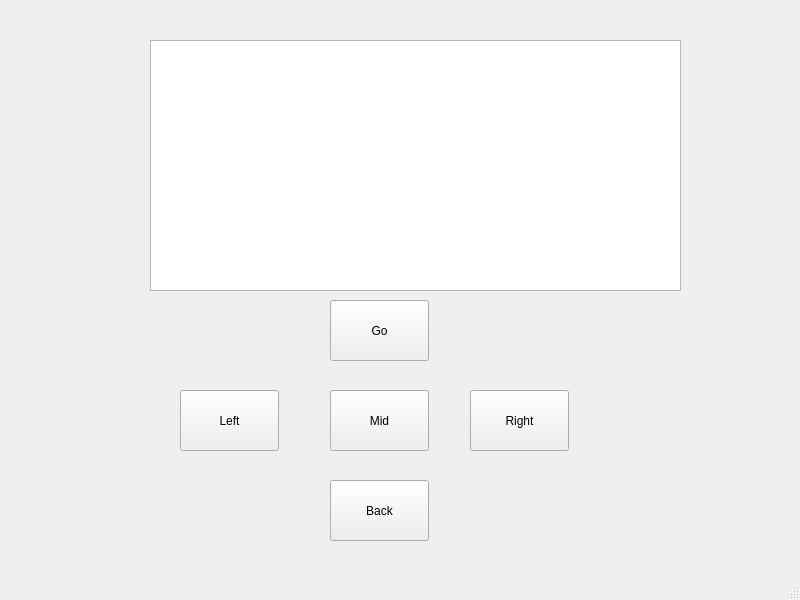
<?xml version="1.0" encoding="UTF-8"?>
<ui version="4.0">
 <class>MainWindow</class>
 <widget class="QMainWindow" name="MainWindow">
  <property name="geometry">
   <rect>
    <x>0</x>
    <y>0</y>
    <width>800</width>
    <height>600</height>
   </rect>
  </property>
  <property name="windowTitle">
   <string>MainWindow</string>
  </property>
  <widget class="QWidget" name="centralwidget">
   <widget class="QPlainTextEdit" name="plainTextEdit">
    <property name="geometry">
     <rect>
      <x>150</x>
      <y>40</y>
      <width>531</width>
      <height>251</height>
     </rect>
    </property>
   </widget>
   <widget class="QPushButton" name="pushButton">
    <property name="geometry">
     <rect>
      <x>330</x>
      <y>300</y>
      <width>99</width>
      <height>61</height>
     </rect>
    </property>
    <property name="text">
     <string>Go</string>
    </property>
   </widget>
   <widget class="QPushButton" name="pushButton_2">
    <property name="geometry">
     <rect>
      <x>330</x>
      <y>390</y>
      <width>99</width>
      <height>61</height>
     </rect>
    </property>
    <property name="text">
     <string>Mid</string>
    </property>
   </widget>
   <widget class="QPushButton" name="pushButton_3">
    <property name="geometry">
     <rect>
      <x>330</x>
      <y>480</y>
      <width>99</width>
      <height>61</height>
     </rect>
    </property>
    <property name="text">
     <string>Back</string>
    </property>
   </widget>
   <widget class="QPushButton" name="pushButton_4">
    <property name="geometry">
     <rect>
      <x>180</x>
      <y>390</y>
      <width>99</width>
      <height>61</height>
     </rect>
    </property>
    <property name="text">
     <string>Left</string>
    </property>
   </widget>
   <widget class="QPushButton" name="pushButton_5">
    <property name="geometry">
     <rect>
      <x>470</x>
      <y>390</y>
      <width>99</width>
      <height>61</height>
     </rect>
    </property>
    <property name="text">
     <string>Right</string>
    </property>
   </widget>
  </widget>
  <widget class="QMenuBar" name="menubar">
   <property name="geometry">
    <rect>
     <x>0</x>
     <y>0</y>
     <width>800</width>
     <height>28</height>
    </rect>
   </property>
  </widget>
  <widget class="QStatusBar" name="statusbar"/>
 </widget>
 <resources/>
 <connections>
  <connection>
   <sender>pushButton_4</sender>
   <signal>clicked()</signal>
   <receiver>MainWindow</receiver>
   <slot>clickedLeft()</slot>
   <hints>
    <hint type="sourcelabel">
     <x>228</x>
     <y>462</y>
    </hint>
    <hint type="destinationlabel">
     <x>148</x>
     <y>515</y>
    </hint>
   </hints>
  </connection>
  <connection>
   <sender>pushButton</sender>
   <signal>clicked()</signal>
   <receiver>MainWindow</receiver>
   <slot>clickedGo()</slot>
   <hints>
    <hint type="sourcelabel">
     <x>374</x>
     <y>356</y>
    </hint>
    <hint type="destinationlabel">
     <x>482</x>
     <y>363</y>
    </hint>
   </hints>
  </connection>
  <connection>
   <sender>pushButton_2</sender>
   <signal>clicked()</signal>
   <receiver>MainWindow</receiver>
   <slot>clickedMid()</slot>
   <hints>
    <hint type="sourcelabel">
     <x>384</x>
     <y>448</y>
    </hint>
    <hint type="destinationlabel">
     <x>306</x>
     <y>490</y>
    </hint>
   </hints>
  </connection>
  <connection>
   <sender>pushButton_5</sender>
   <signal>clicked()</signal>
   <receiver>MainWindow</receiver>
   <slot>clickedRight()</slot>
   <hints>
    <hint type="sourcelabel">
     <x>538</x>
     <y>459</y>
    </hint>
    <hint type="destinationlabel">
     <x>630</x>
     <y>472</y>
    </hint>
   </hints>
  </connection>
  <connection>
   <sender>pushButton_3</sender>
   <signal>clicked()</signal>
   <receiver>MainWindow</receiver>
   <slot>clickedBack()</slot>
   <hints>
    <hint type="sourcelabel">
     <x>386</x>
     <y>537</y>
    </hint>
    <hint type="destinationlabel">
     <x>480</x>
     <y>571</y>
    </hint>
   </hints>
  </connection>
 </connections>
 <slots>
  <slot>clickedRight()</slot>
  <slot>clickedMid()</slot>
  <slot>clickedLeft()</slot>
  <slot>clickedGo()</slot>
  <slot>clickedBack()</slot>
 </slots>
</ui>
